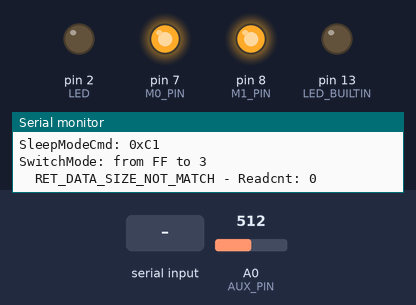
Bench run of a sketch on a simulated Arduino Uno, built with avr-gcc and run on an emulated ATmega328P. Shown: output pins drawn as LEDs (lit = HIGH), the last lines printed to the serial monitor. Inputs (shaded band) come from the test bench; at power-on: A0 (AUX_PIN) = 512. Random numbers use the default seed unless the sketch sets one.

Above: at 0.1 s.
At 3.6 s:
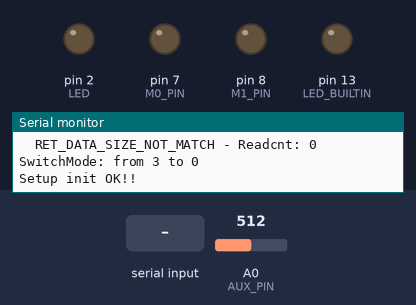
3.7 s: "1" received over the second serial link
At 3.9 s:
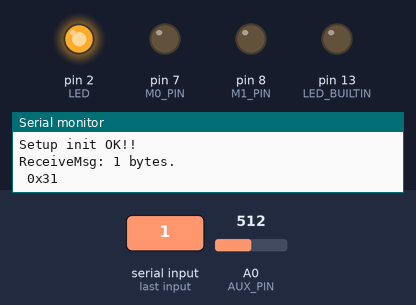
Timing chart, 0 to 6.7 s (numbered marks = the images above; inputs shaded):
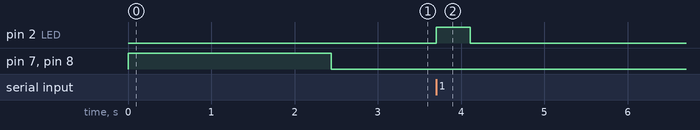

Measured:
- after the input at 3.7 s, pin 2 (LED): LOW → HIGH at once, → LOW 0.41 s later

The sketch:

E32_Receiver_W_MDS.ino
```cpp
;/**
 * E32-TTL-100 Transceiver Interface
 *
 * @author Bob Chen (bob-0505@gotmail.com)
 * @date 1 November 2017
 * https://github.com/Bob0505/E32-TTL-100
 */
#include <SoftwareSerial.h>

#include "E32-TTL-100.h"

/*
 need series a 4.7k Ohm resistor between .
 UNO/NANO(5V mode)                E32-TTL-100
    *--------*                      *------*
    | D7     | <------------------> | M0   |
    | D8     | <------------------> | M1   |
    | A0     | <------------------> | AUX  |
    | D10(Rx)| <---> 4.7k Ohm <---> | Tx   |
    | D11(Tx)| <---> 4.7k Ohm <---> | Rx   |
    *--------*                      *------*
*/
#define M0_PIN	7
#define M1_PIN	8
#define AUX_PIN	A0
#define SOFT_RX	10
#define SOFT_TX 11

const int LED = 2; //D2

SoftwareSerial softSerial(SOFT_RX, SOFT_TX);  // RX, TX

//=== AUX ===========================================+
bool AUX_HL;
bool ReadAUX()
{
  int val = analogRead(AUX_PIN);
  //int val = digitalRead(AUX_PIN);

  if(val<50)
  {
    AUX_HL = LOW;
  }else {
    AUX_HL = HIGH;
  }

  return AUX_HL;
}

//return default status
RET_STATUS WaitAUX_H()
{
  RET_STATUS STATUS = RET_SUCCESS;

  uint8_t cnt = 0;
  uint8_t data_buf[100], data_len;

  while((ReadAUX()==LOW) && (cnt++<TIME_OUT_CNT))
  {
    Serial.print(".");
    delay(100);
  }

  if(cnt==0)
  {
  }
  else if(cnt>=TIME_OUT_CNT)
  {
    STATUS = RET_TIMEOUT;
    Serial.println(" TimeOut");
  }
  else
  {
    Serial.println("");
  }

  return STATUS;
}
//=== AUX ===========================================-
//=== Mode Select ===================================+
bool chkModeSame(MODE_TYPE mode)
{
  static MODE_TYPE pre_mode = MODE_INIT;

  if(pre_mode == mode)
  {
    //Serial.print("SwitchMode: (no need to switch) ");  Serial.println(mode, HEX);
    return true;
  }
  else
  {
    Serial.print("SwitchMode: from ");  Serial.print(pre_mode, HEX);  Serial.print(" to ");  Serial.println(mode, HEX);
    pre_mode = mode;
    return false;
  }
}

void SwitchMode(MODE_TYPE mode)
{
  if(!chkModeSame(mode))
  {
    WaitAUX_H();

    switch (mode)
    {
      case MODE_0_NORMAL:
        // Mode 0 | normal operation
        digitalWrite(M0_PIN, LOW);
        digitalWrite(M1_PIN, LOW);
        break;
      case MODE_1_WAKE_UP:
        digitalWrite(M0_PIN, HIGH);
        digitalWrite(M1_PIN, LOW);
        break;
      case MODE_2_POWER_SAVIN:
        digitalWrite(M0_PIN, LOW);
        digitalWrite(M1_PIN, HIGH);
        break;
      case MODE_3_SLEEP:
        // Mode 3 | Setting operation
        digitalWrite(M0_PIN, HIGH);
        digitalWrite(M1_PIN, HIGH);
        break;
      default:
        return ;
    }

    WaitAUX_H();
    delay(10);
  }
}
//=== Mode Select ===================================-
//=== Basic cmd =====================================+
void cleanUARTBuf()
{
  bool IsNull = true;

  while (softSerial.available())
  {
    IsNull = false;

    softSerial.read();
  }
}

void triple_cmd(SLEEP_MODE_CMD_TYPE Tcmd)
{
  uint8_t CMD[3] = {Tcmd, Tcmd, Tcmd};
  softSerial.write(CMD, 3);
  delay(50);  //need ti check
}

RET_STATUS Module_info(uint8_t* pReadbuf, uint8_t buf_len)
{
  RET_STATUS STATUS = RET_SUCCESS;
  uint8_t Readcnt, idx;

  Readcnt = softSerial.available();
  //Serial.print("softSerial.available(): ");  Serial.print(Readcnt);  Serial.println(" bytes.");
  if (Readcnt == buf_len)
  {
    for(idx=0;idx<buf_len;idx++)
    {
      *(pReadbuf+idx) = softSerial.read();
      Serial.print(" 0x");
      Serial.print(0xFF & *(pReadbuf+idx), HEX);    // print as an ASCII-encoded hexadecimal
    } Serial.println("");
  }
  else
  {
    STATUS = RET_DATA_SIZE_NOT_MATCH;
    Serial.print("  RET_DATA_SIZE_NOT_MATCH - Readcnt: ");  Serial.println(Readcnt);
    cleanUARTBuf();
  }

  return STATUS;
}
//=== Basic cmd =====================================-
//=== Sleep mode cmd ================================+
RET_STATUS Write_CFG_PDS(struct CFGstruct* pCFG)
{
  softSerial.write((uint8_t *)pCFG, 6);

  WaitAUX_H();
  delay(1200);  //need ti check

  return RET_SUCCESS;
}

RET_STATUS Read_CFG(struct CFGstruct* pCFG)
{
  RET_STATUS STATUS = RET_SUCCESS;

  //1. read UART buffer.
  cleanUARTBuf();

  //2. send CMD
  triple_cmd(R_CFG);

  //3. Receive configure
  STATUS = Module_info((uint8_t *)pCFG, sizeof(CFGstruct));
  if(STATUS == RET_SUCCESS)
  {
	Serial.print("  HEAD:     ");  Serial.println(pCFG->HEAD, HEX);
	Serial.print("  ADDH:     ");  Serial.println(pCFG->ADDH, HEX);
	Serial.print("  ADDL:     ");  Serial.println(pCFG->ADDL, HEX);

	Serial.print("  CHAN:     ");  Serial.println(pCFG->CHAN, HEX);
  }

  return STATUS;
}

RET_STATUS Read_module_version(struct MVerstruct* MVer)
{
  RET_STATUS STATUS = RET_SUCCESS;

  //1. read UART buffer.
  cleanUARTBuf();

  //2. send CMD
  triple_cmd(R_MODULE_VERSION);

  //3. Receive configure
  STATUS = Module_info((uint8_t *)MVer, sizeof(MVerstruct));
  if(STATUS == RET_SUCCESS)
  {
    Serial.print("  HEAD:     0x");  Serial.println(MVer->HEAD, HEX);
    Serial.print("  Model:    0x");  Serial.println(MVer->Model, HEX);
    Serial.print("  Version:  0x");  Serial.println(MVer->Version, HEX);
    Serial.print("  features: 0x");  Serial.println(MVer->features, HEX);
  }

  return RET_SUCCESS;
}

void Reset_module()
{
  triple_cmd(W_RESET_MODULE);

  WaitAUX_H();
  delay(1000);
}

RET_STATUS SleepModeCmd(uint8_t CMD, void* pBuff)
{
  RET_STATUS STATUS = RET_SUCCESS;

  Serial.print("SleepModeCmd: 0x");  Serial.println(CMD, HEX);
  WaitAUX_H();

  SwitchMode(MODE_3_SLEEP);

  switch (CMD)
  {
    case W_CFG_PWR_DWN_SAVE:
      STATUS = Write_CFG_PDS((struct CFGstruct* )pBuff);
      break;
    case R_CFG:
      STATUS = Read_CFG((struct CFGstruct* )pBuff);
      break;
    case W_CFG_PWR_DWN_LOSE:

      break;
    case R_MODULE_VERSION:
      Read_module_version((struct MVerstruct* )pBuff);
      break;
    case W_RESET_MODULE:
      Reset_module();
      break;

    default:
      return RET_INVALID_PARAM;
  }

  WaitAUX_H();
  return STATUS;
}
//=== Sleep mode cmd ================================-

RET_STATUS SettingModule(struct CFGstruct *pCFG)
{
  RET_STATUS STATUS = RET_SUCCESS;

//#ifdef Device_A
  pCFG->ADDH = DEVICE_A_ADDR_H;
  pCFG->ADDL = DEVICE_A_ADDR_L;

  pCFG->OPTION_bits.trsm_mode =TRSM_FP_MODE;
  pCFG->OPTION_bits.tsmt_pwr = TSMT_PWR_10DB;

  STATUS = SleepModeCmd(W_CFG_PWR_DWN_SAVE, (void* )pCFG);

  SleepModeCmd(W_RESET_MODULE, NULL);

  STATUS = SleepModeCmd(R_CFG, (void* )pCFG);

  return STATUS;
}

RET_STATUS ReceiveMsg(uint8_t *pdatabuf, uint8_t *data_len)
{

  RET_STATUS STATUS = RET_SUCCESS;
  uint8_t idx;

  SwitchMode(MODE_0_NORMAL);
  *data_len = softSerial.available();

  if (*data_len > 0)
  {
    Serial.print("ReceiveMsg: ");  Serial.print(*data_len);  Serial.println(" bytes.");

    for(idx=0;idx<*data_len;idx++)
      *(pdatabuf+idx) = softSerial.read();

    for(idx=0;idx<*data_len;idx++)
    {
      Serial.print(" 0x");
      Serial.print(0xFF & *(pdatabuf+idx), HEX);    // print as an ASCII-encoded hexadecimal
    } Serial.println("");
  }
  else
  {
    STATUS = RET_NOT_IMPLEMENT;
  }

  return STATUS;
}

RET_STATUS SendMsg()
{
  RET_STATUS STATUS = RET_SUCCESS;

  SwitchMode(MODE_0_NORMAL);

  if(ReadAUX()!=HIGH)
  {
    return RET_NOT_IMPLEMENT;
  }
  delay(10);
  if(ReadAUX()!=HIGH)
  {
    return RET_NOT_IMPLEMENT;
  }

  //TRSM_FP_MODE
  //Send format : ADDH ADDL CHAN DATA_0 DATA_1 DATA_2 ...
  uint8_t SendBuf[4] = { DEVICE_B_ADDR_H, DEVICE_B_ADDR_L, 0x17, random(0x00, 0x80)};	//for A

  softSerial.write(SendBuf, 4);

  return STATUS;
}

//The setup function is called once at startup of the sketch
void setup()
{
  RET_STATUS STATUS = RET_SUCCESS;
  struct CFGstruct CFG;
  struct MVerstruct MVer;

  pinMode(M0_PIN, OUTPUT);
  pinMode(M1_PIN, OUTPUT);
  pinMode(AUX_PIN, INPUT);
  pinMode(LED_BUILTIN, OUTPUT);

  pinMode(LED, OUTPUT);

  softSerial.begin(9600);
  Serial.begin(9600);

#ifdef Device_A
  Serial.println("[10-A] ");
#else
  Serial.println("[10-B] ");
#endif

  STATUS = SleepModeCmd(R_CFG, (void* )&CFG);
  STATUS = SettingModule(&CFG);

  STATUS = SleepModeCmd(R_MODULE_VERSION, (void* )&MVer);

  // Mode 0 | normal operation
  SwitchMode(MODE_0_NORMAL);

  //self-check initialization.
  WaitAUX_H();
  delay(10);

  if(STATUS == RET_SUCCESS)
    Serial.println("Setup init OK!!");
}

void blinkLED()
{
  static bool LedStatus = LOW;

  digitalWrite(LED_BUILTIN, LedStatus);
  LedStatus = !LedStatus;
}

// The loop function is called in an endless loop
void loop()
{

  uint8_t data_buf[100], data_len;

  if(ReceiveMsg(data_buf, &data_len)==RET_SUCCESS)
  {
    digitalWrite(LED, HIGH);   // turn the LED on (HIGH is the voltage level)
    delay(random(400, 600));
    digitalWrite(LED, LOW);   // turn the LED on (HIGH is the voltage level)
  }
}
```

E32-TTL-100.h
```cpp
/**
 * E32-TTL-100 Transceiver Interface
 *
 * @author Bob Chen (bob-0505@gotmail.com)
 * @date 1 November 2017
 * https://github.com/Bob0505/E32-TTL-100
 */
#ifndef E32-TTL-100_H_
#define E32-TTL-100_H_

typedef enum {
  RET_SUCCESS = 0,
  RET_ERROR_UNKNOWN,	/* something shouldn't happened */
  RET_NOT_SUPPORT,
  RET_NOT_IMPLEMENT,
  RET_NOT_INITIAL,
  RET_INVALID_PARAM,
  RET_DATA_SIZE_NOT_MATCH,
  RET_BUF_TOO_SMALL,
  RET_TIMEOUT,
  RET_HW_ERROR,
} RET_STATUS;

enum MODE_TYPE
{
  MODE_0_NORMAL = 0,
  MODE_1_WAKE_UP,
  MODE_2_POWER_SAVIN,
  MODE_3_SLEEP,
  MODE_INIT = 0xFF
};

//SPED+
enum SLEEP_MODE_CMD_TYPE
{
  W_CFG_PWR_DWN_SAVE = 0xC0,
  R_CFG              = 0xC1,
  W_CFG_PWR_DWN_LOSE = 0xC2,
  R_MODULE_VERSION   = 0xC3,
  W_RESET_MODULE     = 0xC4
};

enum UART_FORMAT_TYPE
{
  UART_FORMAT_8N1 = 0x00,  /*no   parity bit one stop*/
  UART_FORMAT_8O1 = 0x01,  /*odd  parity bit one stop*/
  UART_FORMAT_8E1 = 0x02   /*even parity bitone stop*/
};

enum UART_BPS_TYPE
{
  UART_BPS_1200 = 0x00,
  UART_BPS_9600 = 0x03,
  UART_BPS_115200 = 0x07
};

enum AIR_BPS_TYPE
{
  AIR_BPS_300   = 0x00,
  AIR_BPS_2400  = 0x02,
  AIR_BPS_19200 = 0x05
};
//SPED-

//410~441MHz : 410M + CHAN*1M
enum AIR_CHAN_TYPE
{
  AIR_CHAN_410M = 0x00,
  AIR_CHAN_433M = 0x17,
  AIR_CHAN_441M = 0x1F
};

//OPTION+
#define TRSM_TT_MODE		0x00	/*Transparent Transmission*/
#define TRSM_FP_MODE		0x01	/*Fixed-point transmission mode*/

#define OD_DRIVE_MODE		0x00
#define PP_DRIVE_MODE		0x01

enum WEAK_UP_TIME_TYPE
{
  WEAK_UP_TIME_250  = 0x00,
  WEAK_UP_TIME_1000 = 0x03,
  WEAK_UP_TIME_2000 = 0x07
};

#define DISABLE_FEC			0x00
#define ENABLE_FEC			0x01

//Transmit power
enum TSMT_PWR_TYPE
{
  TSMT_PWR_20DB = 0x00,
  TSMT_PWR_17DB = 0x01,
  TSMT_PWR_14DB = 0x02,
  TSMT_PWR_10DB = 0x03
};
//OPTION-

#pragma pack(push, 1)
struct SPEDstruct {
  uint8_t air_bps : 3; //bit 0-2
  uint8_t uart_bps: 3; //bit 3-5
  uint8_t uart_fmt: 2; //bit 6-7
};

struct OPTIONstruct {
  uint8_t tsmt_pwr    : 2; //bit 0-1
  uint8_t enFWC       : 1; //bit 2
  uint8_t wakeup_time : 3; //bit 3-5
  uint8_t drive_mode  : 1; //bit 6
  uint8_t trsm_mode   : 1; //bit 7
};

struct CFGstruct {
  uint8_t HEAD;
  uint8_t ADDH;
  uint8_t ADDL;
  struct SPEDstruct   SPED_bits;
  uint8_t CHAN;
  struct OPTIONstruct OPTION_bits;
};

struct MVerstruct {
  uint8_t HEAD;
  uint8_t Model;
  uint8_t Version;
  uint8_t features;
};
#pragma pack(pop)


#define Device_A

#define TIME_OUT_CNT	100
#define MAX_TX_SIZE		58

#define DEVICE_A_ADDR_H 0x05
#define DEVICE_A_ADDR_L 0x01
#define DEVICE_B_ADDR_H 0x05
#define DEVICE_B_ADDR_L 0x02

#endif /* E32-TTL-100_H_ */
```
